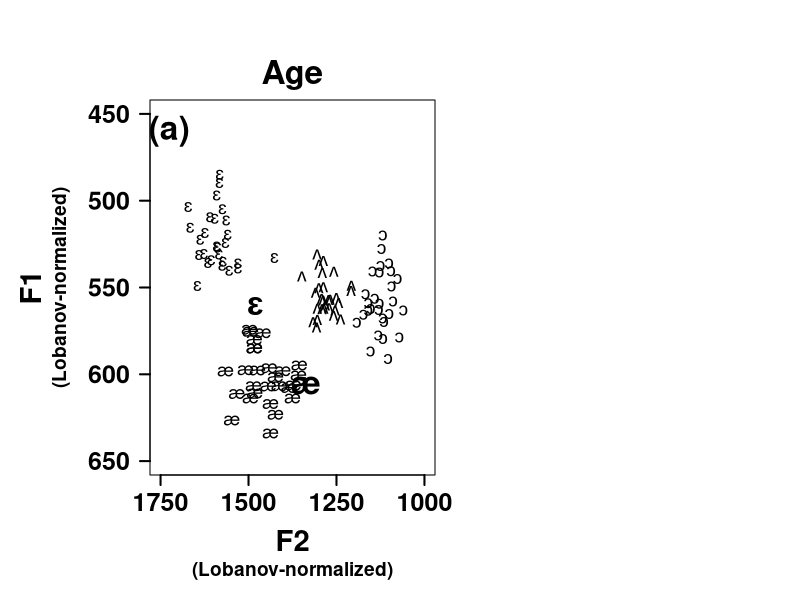

Reproduce this figure in R. (Note: this script raises an error after producing the figure.)
## Bodo Winter
## May 3, 2015; Amended May 15-17, 2015; May 19, 2015
## Adapted new style and cleaned code: Jan 17, 2016
## Some further polishing after review: August 3, 2016
## Canadian Vowel Shift production Data Analysis

## Make sure that stringsAsFactors = T


##------------------------------------------------------------------
## Preliminaries:
##------------------------------------------------------------------

## Set to main analysis directory (everything else is relative to that):

mainDir <- '/Users/teeniematlock/Desktop/research/kettig_canadian_vowel_shift/analysis'

## Set to processed data:

subDir <- 'processed_data'
setwd(file.path(mainDir, subDir))

## Load in data:

vowels <- read.csv('production_processed.csv')

## Packages:

library(car)
library(lme4)
library(dplyr)

## Add IPA symbols to main table:

vowels$VowelIPA <- as.character(vowels$Vowel)
vowels[vowels$Vowel == 'ae',]$VowelIPA <- 'æ'
vowels[vowels$Vowel == 'e',]$VowelIPA <- 'ɛ'
vowels[vowels$Vowel == 'u',]$VowelIPA <- 'ʌ'
vowels[vowels$Vowel == 'o',]$VowelIPA <- 'ɔ'

## Function for Dunn-Sidak correction:

dunnsidak <- function(P,N){1 - ((1 - P) ^ N)}


##------------------------------------------------------------------
## Plot young and old vowel ellipses:
##------------------------------------------------------------------

## Get speaker means:

xagr <- aggregate(F1 ~ Speaker * Age * Vowel, vowels, mean)
xagr$F2 <- aggregate(F2 ~ Speaker * Age * Vowel, vowels, mean)[, 'F2']
xagr$pch <- ifelse(xagr$Age == 'O', 24, 20)			# plotting characters
xagr$Gender <- substr(xagr$Speaker, 1, 1)	# gender info

## Add IPA charachters:

xagr$VowelIPA <- vowels[match(xagr$Vowel, vowels$Vowel), ]$VowelIPA

## Find the rows that are extreme values:

extremes <- which(xagr$Speaker == 'F1988a' & xagr$Vowel == 'e')
extremes <- c(extremes, which(xagr$Speaker == 'M1992a' & xagr$Vowel == 'ae'))

## Set confidence level of ellipsoid:

confidence <- 0.95

## Decide here whether you want double plot or single plot:

single <- F

## Create vowel plot with ellipses for age categories:

if (single) {
	quartz('', 8, 6)
	par(mai = c(1.25, 1.5, 0.5, 0.5))
	} else {
		quartz('', 12, 5.5)
		par(mai = c(1.25, 0.5, 0.35, 0.15),
			omi = c(0, 1, 0.65, 0), mfrow = c(1, 2))
		}
plot(1, 1, type = 'n',
	xlim = c(1750, 1000), ylim = c(650, 450),
	xlab = '', ylab = '', xaxt = 'n', yaxt = 'n')
if (!single) text(1725, 460, labels = '(a)', cex = 2, font = 2)
if (!single) mtext(side = 3, 'Age', cex = 2, font = 2, line = 0.6)
mtext(side = 1, 'F2', line = 3, cex = 1.75, font = 2)
mtext(side = 1, '(Lobanov-normalized)',
	line = 4.25, cex = 1.15, font = 2)
mtext(side = 2, 'F1', line = 5.25, cex = 1.75, font = 2)
mtext(side = 2, '(Lobanov-normalized)',
	line = 4, cex = 1.15, font = 2)
axis(side = 1, seq(1750, 1000, -250),
	lwd.ticks = 2, font = 2, cex.axis = 1.5)
axis(side = 2, seq(650, 450, -50),
	lwd.ticks = 2, font = 2, cex.axis = 1.5, las = 2)
text(xagr[-extremes,]$F2, xagr[-extremes,]$F1,
	labels = xagr[-extremes, ]$VowelIPA, cex = 1.15)
# Plot extreme speakers:
text(xagr[extremes, ]$F2, xagr[extremes, ]$F1, font = 2,
	labels = xagr[extremes, ]$VowelIPA, cex = 2)
## Add ellipses:
for (i in 1:4) {					# plots points
	this_vowel <- levels(xagr$Vowel)[i]
	old <- as.matrix(xagr[xagr$Vowel == this_vowel & xagr$Age == 'O', c('F2', 'F1')])
	young <- as.matrix(xagr[xagr$Vowel == this_vowel & xagr$Age == 'Y', c('F2', 'F1')])
	dataEllipse(old,
		levels = confidence, add = T, plot.points = F,
		center.pch = F, lwd = 2, col = 'black', lty = 2)
	dataEllipse(young,
		levels = confidence, add = T, plot.points = F,
		center.pch = F, lwd = 2, col = 'black')
	}
## Add legend:
legend('topright', lty = c(2, 1), lwd = c(2, 2),
	legend = c('old', 'young'), box.lwd = 2, cex = 1.25)
box(lwd = 2)

## Create vowel plot with ellipses for gender categories:

if (single) {
	quartz('', 8, 6)
	par(mai = c(1.25, 1.5, 0.5, 0.5))
	}
plot(1, 1, type = 'n',
	xlim = c(1750, 1000), ylim = c(650, 450),
	xlab = '', ylab = '', xaxt = 'n', yaxt = 'n')
if (!single) text(1725, 460, labels = '(b)', cex = 2, font = 2)
if (!single) mtext(side = 3, 'Gender', cex = 2, font = 2, line = 0.6)
mtext(side = 1, 'F2', line = 3, cex = 1.75, font = 2)
mtext(side = 1, '(Lobanov-normalized)',
	line = 4.25, cex = 1.15, font = 2)
if (single) mtext(side = 2, 'F1',
	line = 5.25, cex = 1.75, font = 2)
if (single) mtext(side = 2, '(Lobanov-normalized)',
	line = 4, cex = 1.15, font = 2)
axis(side = 1, seq(1750, 1000, -250),
	lwd.ticks = 2, font = 2, cex.axis = 1.5)
if (single) axis(side = 2, seq(650, 450, -50),
	lwd.ticks = 2, font = 2, cex.axis = 1.5, las = 2)
text(xagr[-extremes,]$F2, xagr[-extremes,]$F1,
	labels = xagr[-extremes, ]$VowelIPA, cex = 1.15)
# Plot extreme speakers:
text(xagr[extremes, ]$F2,
	xagr[extremes, ]$F1, font = 2, labels = xagr[extremes, ]$VowelIPA, cex = 2)
## Add ellipses:
for (i in 1:4) {					# plots points
	this_vowel <- levels(xagr$Vowel)[i]
	male <- as.matrix(xagr[xagr$Vowel == this_vowel & xagr$Gender == 'M', c('F2', 'F1')])
	female <- as.matrix(xagr[xagr$Vowel == this_vowel & xagr$Gender == 'F', c('F2', 'F1')])
	dataEllipse(male,
		levels = confidence, add = T, plot.points = F,
		center.pch = F, lwd = 2, col = 'black', lty = 2)
	dataEllipse(female,
		levels = confidence, add = T, plot.points = F,
		center.pch = F, lwd = 2, col = 'black')
	}
## Add legend:
legend('topright', lty = c(2, 1), lwd = c(2, 2),
	legend = c('male', 'female'), box.lwd = 2, cex = 1.25)
box(lwd = 2)




##------------------------------------------------------------------
## Omnibus test of normalized F1/F2:
##------------------------------------------------------------------

## For better convergence, re-code the categorical predictors (deviation coding):

vowels <- mutate(vowels,
	Age01 = as.numeric(Age) - 1.5,
	Gender01 = as.numeric(Gender) - 1.5)

## First, test of the overall hypothesis that not all vowels behave the same with respect to Age:
## The PlaceOfArticulation:Vowel cannot be fitted because not all combinations attested:

xmdl.F1 <- lmer(F1 ~ Age01 + Gender01 + Vowel + Lg10WF_c + 
	Age01:Vowel + Gender01:Vowel + 
	Voicing + Syllables + MannerOfArticulation + PlaceOfArticulation + 
	(1 + Vowel|Speaker) + (1|Context) + (0 + Age01|Context) + (0 + Gender01|Context),
	vowels, REML = F)
xmdl.F2 <- lmer(F2 ~ Age01 + Gender01 + Vowel + Lg10WF_c +
	Age01:Vowel + Gender01:Vowel + 
	Voicing + Syllables + MannerOfArticulation + PlaceOfArticulation + 
	(1+Vowel|Speaker) + (1|Context) + (0+Age01|Context) + (0+Gender01|Context),
	vowels, REML = F)

## Null models without age/vowel interaction:

xmdl.F1.noage <- lmer(F1 ~ Age01 + Gender01 + Vowel + Lg10WF_c + 
	Gender01:Vowel + 
	Voicing + Syllables + MannerOfArticulation + PlaceOfArticulation + 	
	(1+Vowel|Speaker) + (1|Context) + (0+Age01|Context) + (0+Gender01|Context),
	vowels, REML = F)
xmdl.F2.noage <- lmer(F2 ~ Age01 + Gender01 + Vowel + Lg10WF_c + 
	Gender01:Vowel + 
	Voicing + Syllables + MannerOfArticulation + PlaceOfArticulation + 		
	(1+Vowel|Speaker) + (1|Context) + (0+Age01|Context) + (0+Gender01|Context),
	vowels, REML = F)

## Null models without gender/vowel interaction:

xmdl.F1.nogender <- lmer(F1 ~ Age01 + Gender01 + Vowel + Lg10WF_c + 
	Age01:Vowel + 
	Voicing + Syllables + MannerOfArticulation + PlaceOfArticulation + 		
	(1+Vowel|Speaker) + (1|Context) + (0+Age01|Context) + (0+Gender01|Context),
	vowels, REML = F)
xmdl.F2.nogender <- lmer(F2 ~ Age01 + Gender01 + Vowel + Lg10WF_c + 
	Age01:Vowel + 
	Voicing + Syllables + MannerOfArticulation + PlaceOfArticulation + 		
	(1+Vowel|Speaker) + (1|Context) + (0+Age01|Context) + (0+Gender01|Context),
	vowels, REML = F)

## Do the likelihood ratio tests:

anova(xmdl.F1.noage, xmdl.F1, test = 'Chisq')		# p = 0.01
anova(xmdl.F2.noage, xmdl.F2, test = 'Chisq')		# p < 0.0001

anova(xmdl.F1.nogender, xmdl.F1, test = 'Chisq')		# p = 0.045
anova(xmdl.F2.nogender, xmdl.F2, test = 'Chisq')		# p = 0.023

## Checking normality and heteroskedasticity assumption:

quartz('', 11, 6)			# F1
par(mfrow = c(1, 2))	
qqnorm(residuals(xmdl.F1)); qqline(residuals(xmdl.F1)); hist(residuals(xmdl.F1))

quartz('', 11, 6)			# F2
par(mfrow = c(1, 2))
qqnorm(residuals(xmdl.F2)); qqline(residuals(xmdl.F2)); hist(residuals(xmdl.F2))

plot(fitted(xmdl.F1), residuals(xmdl.F1))
plot(fitted(xmdl.F2), residuals(xmdl.F2))

## Looks all pretty good.

## Reviewer 1 requested reporting of age * gender interactions:

xmdl.F1.three <- lmer(F1 ~ Age01 + Gender01 + Vowel + Lg10WF_c + 
	Age01:Vowel + Gender01:Vowel + 
	Age01:Gender01 + Age01:Gender01:Vowel +
	Voicing + Syllables + MannerOfArticulation + PlaceOfArticulation + 
	(1 + Vowel|Speaker) + (1|Context) + (0 + Age01|Context) + (0 + Gender01|Context),
	vowels, REML = F)
xmdl.F2.three <- lmer(F2 ~ Age01 + Gender01 + Vowel + Lg10WF_c +
	Age01:Vowel + Gender01:Vowel + 
	Age01:Gender01 + Age01:Gender01:Vowel +
	Voicing + Syllables + MannerOfArticulation + PlaceOfArticulation + 
	(1+Vowel|Speaker) + (1|Context) + (0+Age01|Context) + (0+Gender01|Context),
	vowels, REML = F)
xmdl.F1.two <- lmer(F1 ~ Age01 + Gender01 + Vowel + Lg10WF_c + 
	Age01:Vowel + Gender01:Vowel + 
	Age01:Gender01 + 
	Voicing + Syllables + MannerOfArticulation + PlaceOfArticulation + 
	(1 + Vowel|Speaker) + (1|Context) + (0 + Age01|Context) + (0 + Gender01|Context),
	vowels, REML = F)
xmdl.F2.two <- lmer(F2 ~ Age01 + Gender01 + Vowel + Lg10WF_c +
	Age01:Vowel + Gender01:Vowel + 
	Age01:Gender01 + 
	Voicing + Syllables + MannerOfArticulation + PlaceOfArticulation + 
	(1+Vowel|Speaker) + (1|Context) + (0+Age01|Context) + (0+Gender01|Context),
	vowels, REML = F)

anova(xmdl.F1, xmdl.F1.two, xmdl.F1.three, test = 'Chisq')
anova(xmdl.F2, xmdl.F2.two, xmdl.F2.three, test = 'Chisq')


##------------------------------------------------------------------
## Vowel-by-vowel analyses:
##------------------------------------------------------------------

## For better convergence, re-code the categorical predictors:

contrasts(vowels$Voicing) <- contr.sum(2) / 2
contrasts(vowels$Syllables) <- contr.sum(2) / 2
contrasts(vowels$MannerOfArticulation) <- contr.sum(4) / 4
contrasts(vowels$PlaceOfArticulation) <- contr.sum(4) / 4

## Full models:

summary(ae.F1 <- lmer(F1 ~ Age01 + Gender01 +
	Voicing + Syllables + MannerOfArticulation + PlaceOfArticulation + 	
	(1|Speaker) + (1|Context) + (0+Age01|Context) + (0+Gender01|Context),
	subset(vowels, Vowel == 'ae'), REML = F))
summary(ae.F2 <- lmer(F2 ~ Age01 + Gender01 +
	Voicing + Syllables + MannerOfArticulation + PlaceOfArticulation + 	
	(1|Speaker) + (1|Context) + (0+Age01|Context) + (0+Gender01|Context),
	subset(vowels, Vowel == 'ae'), REML = F))
summary(e.F1 <- lmer(F1 ~ Age01 + Gender01 +
	Voicing + Syllables + MannerOfArticulation + PlaceOfArticulation + 	
	(1|Speaker) + (1|Context) + (0+Age01|Context) + (0+Gender01|Context),
	subset(vowels, Vowel == 'e'), REML = F))
summary(e.F2 <- lmer(F2 ~ Age01 + Gender01 +
	Voicing + Syllables + MannerOfArticulation + PlaceOfArticulation + 	
	(1|Speaker) + (1|Context) + (0+Age01|Context) + (0+Gender01|Context),
	subset(vowels, Vowel == 'e'), REML = F))
summary(u.F1 <- lmer(F1 ~ Age01 + Gender01 +
	Voicing + Syllables + MannerOfArticulation + PlaceOfArticulation + 	
	(1|Speaker) + (1|Context) + (0+Age01|Context) + (0+Gender01|Context),
	subset(vowels, Vowel == 'u'), REML = F))
summary(u.F2 <- lmer(F2 ~ Age01 + Gender01 +
	Voicing + Syllables + MannerOfArticulation + PlaceOfArticulation + 	
	(1|Speaker) + (1|Context) + (0+Age01|Context) + (0+Gender01|Context),
	subset(vowels, Vowel == 'u'), REML = F))
summary(o.F1 <- lmer(F1 ~ Age01 + Gender01 +
	Voicing + Syllables + MannerOfArticulation + PlaceOfArticulation + 	
	(1|Speaker) + (1|Context) + (0+Age01|Context) + (0+Gender01|Context),
	subset(vowels, Vowel == 'o'), REML = F))
summary(o.F2 <- lmer(F2 ~ Age01 + Gender01 +
	Voicing + Syllables + MannerOfArticulation + PlaceOfArticulation + 	
	(1|Speaker) + (1|Context) + (0+Age01|Context) + (0+Gender01|Context),
	subset(vowels, Vowel == 'o'), REML = F))

## Null models with 'gender' (for testing 'Age' effect):

ae.F1.noage <- lmer(F1 ~ 1 + Gender01 +
	Voicing + Syllables + MannerOfArticulation + PlaceOfArticulation + 	
	(1|Speaker) + (1|Context) + (0+Age01|Context) + (0+Gender01|Context),
	subset(vowels, Vowel == 'ae'), REML = F)
ae.F2.noage <- lmer(F2 ~ 1 + Gender01 +
	Voicing + Syllables + MannerOfArticulation + PlaceOfArticulation + 	
	(1|Speaker) + (1|Context) + (0+Age01|Context) + (0+Gender01|Context),
	subset(vowels, Vowel == 'ae'), REML = F)
e.F1.noage <- lmer(F1 ~ 1 + Gender01 +
	Voicing + Syllables + MannerOfArticulation + PlaceOfArticulation + 	
	(1|Speaker) + (1|Context) + (0+Age01|Context) + (0+Gender01|Context),
	subset(vowels, Vowel == 'e'), REML = F)
e.F2.noage <- lmer(F2 ~ 1 + Gender01 +
	Voicing + Syllables + MannerOfArticulation + PlaceOfArticulation + 	
	(1|Speaker) + (1|Context) + (0+Age01|Context) + (0+Gender01|Context),
	subset(vowels, Vowel == 'e'), REML = F)
u.F1.noage <- lmer(F1 ~ 1 + Gender01 +
	Voicing + Syllables + MannerOfArticulation + PlaceOfArticulation + 	
	(1|Speaker) + (1|Context) + (0+Age01|Context) + (0+Gender01|Context),
	subset(vowels, Vowel == 'u'), REML = F)
u.F2.noage <- lmer(F2 ~ 1 + Gender01 +
	Voicing + Syllables + MannerOfArticulation + PlaceOfArticulation + 	
	(1|Speaker) + (1|Context) + (0+Age01|Context) + (0+Gender01|Context),
	subset(vowels, Vowel == 'u'), REML = F)
o.F1.noage <- lmer(F1 ~ 1 + Gender01 +
	Voicing + Syllables + MannerOfArticulation + PlaceOfArticulation + 	
	(1|Speaker) + (1|Context) + (0+Age01|Context) + (0+Gender01|Context),
	subset(vowels, Vowel == 'o'), REML = F)
o.F2.noage <- lmer(F2 ~ 1 + Gender01 +
	Voicing + Syllables + MannerOfArticulation + PlaceOfArticulation + 	
	(1|Speaker) + (1|Context) + (0+Age01|Context) + (0+Gender01|Context),
	subset(vowels, Vowel == 'o'), REML = F)

## Null models with 'age' (for testing 'Gender' effect):

ae.F1.nogender <- lmer(F1 ~ Age01 + 1 +
	Voicing + Syllables + MannerOfArticulation + PlaceOfArticulation + 	
	(1|Speaker) + (1|Context) + (0+Age01|Context) + (0+Gender01|Context),
	subset(vowels, Vowel == 'ae'), REML = F)
ae.F2.nogender <- lmer(F2 ~ Age01 + 1 +
	Voicing + Syllables + MannerOfArticulation + PlaceOfArticulation + 	
	(1|Speaker) + (1|Context) + (0+Age01|Context) + (0+Gender01|Context),
	subset(vowels, Vowel == 'ae'), REML = F)
e.F1.nogender <- lmer(F1 ~ Age01 + 1 +
	Voicing + Syllables + MannerOfArticulation + PlaceOfArticulation + 	
	(1|Speaker) + (1|Context) + (0+Age01|Context) + (0+Gender01|Context),
	subset(vowels, Vowel == 'e'), REML = F)
e.F2.nogender <- lmer(F2 ~ Age01 + 1 +
	Voicing + Syllables + MannerOfArticulation + PlaceOfArticulation + 	
	(1|Speaker) + (1|Context) + (0+Age01|Context) + (0+Gender01|Context),
	subset(vowels, Vowel == 'e'), REML = F)
u.F1.nogender <- lmer(F1 ~ Age01 + 1 +
	Voicing + Syllables + MannerOfArticulation + PlaceOfArticulation + 	
	(1|Speaker) + (1|Context) + (0+Age01|Context) + (0+Gender01|Context),
	subset(vowels, Vowel == 'u'), REML = F)
u.F2.nogender <- lmer(F2 ~ Age01 + 1 +
	Voicing + Syllables + MannerOfArticulation + PlaceOfArticulation + 	
	(1|Speaker) + (1|Context) + (0+Age01|Context) + (0+Gender01|Context),
	subset(vowels, Vowel == 'u'), REML = F)
o.F1.nogender <- lmer(F1 ~ Age01 + 1 +
	Voicing + Syllables + MannerOfArticulation + PlaceOfArticulation + 	
	(1|Speaker) + (1|Context) + (0+Age01|Context) + (0+Gender01|Context),
	subset(vowels, Vowel == 'o'), REML = F)
o.F2.nogender <- lmer(F2 ~ Age01 + 1 +
	Voicing + Syllables + MannerOfArticulation + PlaceOfArticulation + 	
	(1|Speaker) + (1|Context) + (0+Age01|Context) + (0+Gender01|Context),
	subset(vowels, Vowel == 'o'), REML = F)

## Testing age effect:

anova(ae.F1.noage, ae.F1, test = 'Chisq')
anova(ae.F2.noage, ae.F2, test = 'Chisq')	# p < 0.0001
anova(e.F1.noage, e.F1, test = 'Chisq')		# p = 0.008
anova(e.F2.noage, e.F2, test = 'Chisq')		# p = 0.004
anova(o.F1.noage, o.F1, test = 'Chisq')
anova(o.F2.noage, o.F2, test = 'Chisq')
anova(u.F1.noage, u.F1, test = 'Chisq')		# p = 0.098
anova(u.F2.noage, u.F2, test = 'Chisq')		# p = 0.016
	
## Testing gender effect:

anova(ae.F1.nogender, ae.F1, test = 'Chisq')
anova(ae.F2.nogender, ae.F2, test = 'Chisq')			# p = 0.014
anova(e.F1.nogender, e.F1, test = 'Chisq')			# p = 0.046
anova(e.F2.nogender, e.F2, test = 'Chisq')
anova(o.F1.nogender, o.F1, test = 'Chisq')			# p = 0.064
anova(o.F2.nogender, o.F2, test = 'Chisq')
anova(u.F1.nogender, u.F1, test = 'Chisq')
anova(u.F2.nogender, u.F2, test = 'Chisq')			# p = 0.03

## Reviewer 1 wanted us to look at Age * Gender interactions, so here we go!

## Full models:

summary(ae.F1.int <- lmer(F1 ~ Age01 + Gender01 + Age01:Gender01 +
	Voicing + Syllables + MannerOfArticulation + PlaceOfArticulation + 	
	(1|Speaker) + (1|Context) + (0+Age01|Context) + (0+Gender01|Context),
	subset(vowels, Vowel == 'ae'), REML = F))
summary(ae.F2.int <- lmer(F2 ~ Age01 + Gender01 + Age01:Gender01 +
	Voicing + Syllables + MannerOfArticulation + PlaceOfArticulation + 	
	(1|Speaker) + (1|Context) + (0+Age01|Context) + (0+Gender01|Context),
	subset(vowels, Vowel == 'ae'), REML = F))
summary(e.F1.int <- lmer(F1 ~ Age01 + Gender01 + Age01:Gender01 +
	Voicing + Syllables + MannerOfArticulation + PlaceOfArticulation + 	
	(1|Speaker) + (1|Context) + (0+Age01|Context) + (0+Gender01|Context),
	subset(vowels, Vowel == 'e'), REML = F))
summary(e.F2.int <- lmer(F2 ~ Age01 + Gender01 + Age01:Gender01 +
	Voicing + Syllables + MannerOfArticulation + PlaceOfArticulation + 	
	(1|Speaker) + (1|Context) + (0+Age01|Context) + (0+Gender01|Context),
	subset(vowels, Vowel == 'e'), REML = F))
summary(u.F1.int <- lmer(F1 ~ Age01 + Gender01 + Age01:Gender01 +
	Voicing + Syllables + MannerOfArticulation + PlaceOfArticulation + 	
	(1|Speaker) + (1|Context) + (0+Age01|Context) + (0+Gender01|Context),
	subset(vowels, Vowel == 'u'), REML = F))
summary(u.F2.int <- lmer(F2 ~ Age01 + Gender01 + Age01:Gender01 +
	Voicing + Syllables + MannerOfArticulation + PlaceOfArticulation + 	
	(1|Speaker) + (1|Context) + (0+Age01|Context) + (0+Gender01|Context),
	subset(vowels, Vowel == 'u'), REML = F))
summary(o.F1.int <- lmer(F1 ~ Age01 + Gender01 + Age01:Gender01 +
	Voicing + Syllables + MannerOfArticulation + PlaceOfArticulation + 	
	(1|Speaker) + (1|Context) + (0+Age01|Context) + (0+Gender01|Context),
	subset(vowels, Vowel == 'o'), REML = F))
summary(o.F2.int <- lmer(F2 ~ Age01 + Gender01 + Age01:Gender01 +
	Voicing + Syllables + MannerOfArticulation + PlaceOfArticulation + 	
	(1|Speaker) + (1|Context) + (0+Age01|Context) + (0+Gender01|Context),
	subset(vowels, Vowel == 'o'), REML = F))

## Perform tests of the interactions:

anova(ae.F1.int, ae.F1, test = 'Chisq')
anova(ae.F2.int, ae.F2, test = 'Chisq')
anova(e.F1.int, e.F1, test = 'Chisq')
anova(e.F2.int, e.F2, test = 'Chisq')
anova(o.F1.int, o.F1, test = 'Chisq')	# p = 0.095
anova(o.F2.int, o.F2, test = 'Chisq')
anova(u.F1.int, u.F1, test = 'Chisq')
anova(u.F2.int, u.F2, test = 'Chisq')



##------------------------------------------------------------------
## Influence diagnostics (leave-one-out by subjects):
##------------------------------------------------------------------

## Create speaker list:

speakers <- as.character(unique(vowels$Speaker))

## Create objects to save results:

ae.F1tab <- data.frame(AgeY = numeric(length(speakers)), GenderM = numeric(length(speakers)))
ae.F2tab <- ae.F1tab
e.F1tab <- ae.F1tab
e.F2tab <- ae.F1tab
o.F1tab <- ae.F1tab
o.F2tab <- ae.F1tab
u.F1tab <- ae.F1tab
u.F2tab <- ae.F1tab

## Loop through and exclude one speaker each:

for(i in 1:length(speakers)){
	xtemp <- vowels[vowels != speakers[i],]
	xtemp$Speaker <- factor(xtemp$Speaker)

	ae.F1tab[i,] <- summary(lmer(F1 ~ Age01 + Gender01 +
		Voicing + Syllables + MannerOfArticulation + PlaceOfArticulation + 	
		(1|Speaker) + (1|Context) + (0+Age01|Context) + (0+Gender01|Context),
		subset(xtemp, Vowel == 'ae'), REML = F))$coefficients[c('Age01', 'Gender01'), c('t value')]
	ae.F2tab[i,] <- summary(lmer(F2 ~ Age01 + Gender01 +
		Voicing + Syllables + MannerOfArticulation + PlaceOfArticulation + 	
		(1|Speaker) + (1|Context) + (0+Age01|Context) + (0+Gender01|Context),
		subset(xtemp, Vowel == 'ae'), REML = F))$coefficients[c('Age01', 'Gender01'), c('t value')]
	e.F1tab[i,] <- summary(lmer(F1 ~ Age01 + Gender01 +
		Voicing + Syllables + MannerOfArticulation + PlaceOfArticulation + 	
		(1|Speaker) + (1|Context) + (0+Age01|Context) + (0+Gender01|Context),
		subset(xtemp, Vowel == 'e'), REML = F))$coefficients[c('Age01', 'Gender01'), c('t value')]
	e.F2tab[i,] <- summary(lmer(F2 ~ Age01 + Gender01 +
		Voicing + Syllables + MannerOfArticulation + PlaceOfArticulation + 	
		(1|Speaker) + (1|Context) + (0+Age01|Context) + (0+Gender01|Context),
		subset(xtemp, Vowel == 'e'), REML = F))$coefficients[c('Age01', 'Gender01'), c('t value')]
	u.F1tab[i,] <- summary(lmer(F1 ~ Age01 + Gender01 +
		Voicing + Syllables + MannerOfArticulation + PlaceOfArticulation + 	
		(1|Speaker) + (1|Context) + (0+Age01|Context) + (0+Gender01|Context),
		subset(xtemp, Vowel == 'u'), REML = F))$coefficients[c('Age01', 'Gender01'), c('t value')]
	u.F2tab[i,] <- summary(lmer(F2 ~ Age01 + Gender01 +
		Voicing + Syllables + MannerOfArticulation + PlaceOfArticulation + 	
		(1|Speaker) + (1|Context) + (0+Age01|Context) + (0+Gender01|Context),
		subset(xtemp, Vowel == 'u'), REML = F))$coefficients[c('Age01', 'Gender01'), c('t value')]
	o.F1tab[i,] <- summary(lmer(F1 ~ Age01 + Gender01 +
		Voicing + Syllables + MannerOfArticulation + PlaceOfArticulation + 	
		(1|Speaker) + (1|Context) + (0+Age01|Context) + (0+Gender01|Context),
		subset(xtemp,Vowel == 'o'), REML = F))$coefficients[c('Age01', 'Gender01'), c('t value')]
	o.F2tab[i,] <- summary(lmer(F2 ~ Age01 + Gender01 +
		Voicing + Syllables + MannerOfArticulation + PlaceOfArticulation + 	
		(1|Speaker) + (1|Context) + (0+Age01|Context) + (0+Gender01|Context),
		subset(xtemp, Vowel == 'o'), REML = F))$coefficients[c('Age01', 'Gender01'), c('t value')]
	
	cat(paste(i, '\n'))
	}

## Look at results (it's o.k. here to follow a "|t > 2| is significant" heuristic):

ae.F1tab				# excluding speaker 28 would make Age effect significant
ae.F2tab
e.F1tab				# gender result not robust (hovering around ~2)
e.F2tab
o.F1tab				# gender result not robust (hovering around ~2)
o.F2tab
u.F1tab				# age result not strong, gender result emerges if subject 20 is excluded
u.F2tab				# gender result unduly affected by speaker 23, 24 and 26 (not significant if any of these is excluded)


##------------------------------------------------------------------
## Calculate Euclidian distance from 'F1988' and 'M1992' vowel means:
##------------------------------------------------------------------

## F1 & F2 values of extreme speakers ('F1988a' for 'e' and 'M1992a' for 'ae'):

extreme_vals <- xagr[extremes, c('F1', 'F2')]

## Extract F1/F2 values:

eLEAD <- as.numeric(extreme_vals[1, c('F1', 'F2')])
aeLEAD <- as.numeric(extreme_vals[2, c('F1', 'F2')])

## Euclidian distance of /e/ vowels to eLEAD:

vowels$ED_e <- rep(NA, nrow(vowels))
F1dist <- (vowels[vowels$Vowel == 'e', ]$F1 - eLEAD[1]) ^ 2
F2dist <- (vowels[vowels$Vowel == 'e', ]$F2 - eLEAD[2]) ^ 2
ED_e <- sqrt(F1dist + F2dist)

## Back into the data frame:

vowels[vowels$Vowel == 'e', ]$ED_e <- ED_e

## Euclidian distance of /e/ vowels to eLEAD:

vowels$ED_ae <- rep(NA,nrow(vowels))
F1dist <- (vowels[vowels$Vowel == 'ae', ]$F1 - aeLEAD[1]) ^ 2
F2dist <- (vowels[vowels$Vowel == 'ae', ]$F2 - aeLEAD[2]) ^ 2
ED_ae <- sqrt(F1dist + F2dist)

## Back into the data frame:

vowels[vowels$Vowel == 'ae', ]$ED_ae <- ED_ae

## Create a 'both shift' variable:

vowels$ED_both <- vowels$ED_ae
vowels[vowels$Vowel == 'e', ]$ED_both <- vowels[vowels$Vowel == 'e', ]$ED_e



##------------------------------------------------------------------
## Analyze and plot Labov hierarchy with the new Euclidian distance measure:
##------------------------------------------------------------------

## Make that categorical:
## (It is possible to code this continuously, which preserves the ordinal information;
## the results remain the same)

vowels$LabovHierarchy <- as.factor(vowels$LabovHierarchy)

## Create an LMER of that:

hierarchy.mdlE <- lmer(ED_e ~ LabovHierarchy + 
	(1|Speaker) + (1+LabovHierarchy|Context),
	subset(vowels, Vowel == 'e'), REML = F)
summary(hierarchy.mdlE)
hierarchy.mdlAE <- lmer(ED_ae ~ LabovHierarchy + 
	(1|Speaker) + (1+LabovHierarchy|Context),
	subset(vowels, Vowel == 'ae'), REML = F)
summary(hierarchy.mdlAE)
hierarchy.both <- lmer(ED_both ~ LabovHierarchy + 
	(1|Speaker) + (1+LabovHierarchy|Context),
	subset(vowels, (Vowel == 'ae' | Vowel == 'e')), REML = F)		# convergence issue
summary(hierarchy.both)

## Create null models:

hierarchy.mdlE.null <- lmer(ED_e ~ 1 + 
	(1|Speaker) + (1+LabovHierarchy|Context),
	subset(vowels, Vowel == 'e'), REML = F)
hierarchy.mdlAE.null <- lmer(ED_ae ~ 1 + 
	(1|Speaker) + (1+LabovHierarchy|Context),
	subset(vowels, Vowel == 'ae'), REML = F)			# convergence issue
hierarchy.both.null <- lmer(ED_both ~ 1 + 
	(1|Speaker) + (1+LabovHierarchy|Context),
	subset(vowels, (Vowel == 'ae' | Vowel == 'e')), REML = F)

## Likelihood ratio tests:

anova(hierarchy.mdlE.null, hierarchy.mdlE, test = 'Chisq')		# p = 0.08
anova(hierarchy.mdlAE.null, hierarchy.mdlAE, test = 'Chisq')		# p < 0.0001
anova(hierarchy.both.null, hierarchy.both, test = 'Chisq')		# p = 0.0002

## Function that computes predicted values for LMER model:

predict.lmer <- function(fit, data, pred = 'LabovHierarchy', depvar = 'ED_e') {
	newdata <- data.frame(unique(data[, pred]))
	newdata <- cbind(newdata,numeric(nrow(newdata)))
	names(newdata) <- c('LabovHierarchy', depvar)
	mm <- model.matrix(terms(fit), newdata)
	newdata[, depvar] <- predict(fit, newdata, re.form = NA)
	pvar1 <- diag(mm %*% tcrossprod(vcov(fit), mm))
	newdata$UB <- newdata[, depvar] + 1.96 * sqrt(pvar1)
	newdata$LB <- newdata[, depvar] - 1.96 * sqrt(pvar1)
	return(newdata)
	}

E.pred <- predict.lmer(hierarchy.mdlE, vowels)
AE.pred <- predict.lmer(hierarchy.mdlAE, vowels, depvar = 'ED_ae')
both.pred <- predict.lmer(hierarchy.both, vowels, depvar = 'ED_both')

## Make the plot:

quartz('', 8, 6); par(mai = c(1, 1.5, 1, 0.5))
plot(1, 1, type = 'n', xlim = c(0.5, 4.5), ylim = c(0, 200), xaxt = 'n', yaxt = 'n', xlab = '', ylab = '')
axis(side = 1, at = 1:4, labels = c('Young/\nFemale', 'Young/\nMale', 'Old/\nFemale', 'Old/\nMale'),
	font = 2, cex.axis = 1.35, line = 2, tick = F)
points(as.numeric(both.pred$LabovHierarchy), both.pred$ED_both, pch = 15, cex = 1.5)
arrows(x0 = as.numeric(both.pred$LabovHierarchy), x1 = as.numeric(both.pred$LabovHierarchy),
	y0 = both.pred$LB, y1 = both.pred$UB,
	code = 3, angle = 90, lwd = 2)
axis(side = 2, seq(0, 200, 50), lwd.ticks = 2, font = 2, cex.axis = 1.5, las = 2)
mtext(side = 2, 'Euclidian Distance to Shift Leader', line = 5.25, cex = 1.75, font = 2)
mtext(side = 2, '(averaged over /æ/ and /ɛ/)', line = 3.8, cex = 1.35, font = 2)
box(lwd = 2)



##------------------------------------------------------------------
## Add speaker production means and 'shift-leadingness' to perception data:
##------------------------------------------------------------------

## Get speaker averages:

library(plyr)
EDs <- ddply(vowels[, c('Speaker', 'ED_e', 'ED_ae', 'ED_both')], .(Speaker), numcolwise(mean), na.rm = T)
formants <- ddply(vowels[, c('Speaker', 'Vowel', 'F1', 'F2')], .(Speaker, Vowel), numcolwise(mean))

## Reformat 'formants' table:

formants_new <- data.frame(Speaker=formants[formants$Vowel == 'ae', ]$Speaker)
formants_new$F1_ae <- formants[formants$Vowel == 'ae', ]$F1
formants_new$F2_ae <- formants[formants$Vowel == 'ae', ]$F2
formants_new$F1_e <- formants[formants$Vowel == 'e', ]$F1
formants_new$F2_e <- formants[formants$Vowel == 'e', ]$F2
formants_new$F1_o <- formants[formants$Vowel == 'o', ]$F1
formants_new$F2_o <- formants[formants$Vowel == 'o', ]$F2
formants_new$F1_u <- formants[formants$Vowel == 'u', ]$F1
formants_new$F2_u <- formants[formants$Vowel == 'u', ]$F2

## Combine into a speaker mean table:

speakers <- cbind(formants_new, EDs[, c('ED_e', 'ED_ae', 'ED_both')])

## Load in perception data:

xdata <- read.csv('perception_processed.csv')

## Add to perception data:

xdata <- cbind(xdata, speakers[match(xdata$Subject, speakers$Speaker), -1])

## Write to a new table:

write.table(xdata, 'perception_processed_with_production.csv',
	sep = ',', row.names = F)



##------------------------------------------------------------------
## Analyze AE vs. E shift correlation:
##------------------------------------------------------------------

## AE vs. E shift correlation:

cor.test(speakers$ED_e, speakers$ED_ae)			# sig. t(26) = 4.31, p<0.0001

## Add gender and age information to mean table:

speakers$Age <- vowels[match(speakers$Speaker,vowels$Speaker), ]$Age
speakers$Gender <- vowels[match(speakers$Speaker,vowels$Speaker), ]$Gender

## Combine age and gender info to form groups:

speakers$Group <- paste(speakers$Gender, speakers$Age, sep = ':')

## Test whether there is an interaction for the correlation with group (hopefully not):

anova(lm(ED_e ~ ED_ae * Group, speakers))

## Show separate correlation analyses:

olds <- speakers[speakers$Group %in% c('F:O', 'M:O'), ]
youngs <- speakers[speakers$Group %in% c('F:Y', 'M:Y'), ]
cor.test(olds$ED_e, olds$ED_ae)
cor.test(youngs$ED_e, youngs$ED_ae)

## Regression model for plotting the line and CI:

xmdl <- lm(ED_e ~ ED_ae, speakers)

## Predictions for CIs:

xvals <- seq(0, 250, 0.01)
newdata <- data.frame(ED_ae = xvals)
newdata$UB <- predict(xmdl, newdata = newdata, se.fit = T)$fit + 1.96 * predict(xmdl, newdata = newdata, se.fit = T)$se.fit
newdata$LB <- predict(xmdl, newdata = newdata, se.fit = T)$fit - 1.96 * predict(xmdl, newdata = newdata, se.fit = T)$se.fit

## Make a plot of this:

quartz('', 8, 6);par(mai = c(1.25, 1.75, 0.75, 0.5))
plot(speakers$ED_ae, speakers$ED_e, xlim = c(0, 250), ylim = c(0, 250), type = 'n', xlab = '', ylab = '', xaxt = 'n', yaxt = 'n')
mtext(side = 1, 'Euclidian distance to /æ/ shift leader', line = 3.25, cex = 1.75, font = 2)
mtext(side = 2, 'Euclidian distance\nto /ɛ/ shift leader', line = 4, cex = 1.75, font = 2)
axis(side = 1, seq(0, 250, 50), lwd.ticks = 2, font = 2, cex.axis = 1.5)
axis(side = 2, seq(0, 250, 50), lwd.ticks = 2, font = 2, cex.axis = 1.5, las = 2)
polygon(x = c(xvals, rev(xvals)), y = c(newdata$UB, rev(newdata$LB)), col = rgb(0, 0, 0, 0.25), border = NA)
abline(xmdl, lwd = 4)
points(speakers[speakers$Age == 'Y', ]$ED_ae, speakers[speakers$Age == 'Y', ]$ED_e, cex = 1.5, pch = 19, lwd = 1.25)
points(speakers[speakers$Age == 'O', ]$ED_ae, speakers[speakers$Age == 'O', ]$ED_e, cex = 1.5, pch = 17, lwd = 1.25)
legend('bottomright', legend = c('old', 'young'), box.lwd = 2,cex = 1.25, pch = c(17, 19))
box(lwd = 2)

## Reviewer 1 suggests that the distances between /ae/ and /e/ might be different for young and old groups, let's test this:

F1_AE_to_E <- (speakers$F1_ae - speakers$F1_e) ^ 2
F2_AE_to_E <- (speakers$F2_ae - speakers$F2_e) ^ 2
speakers$CatDist <- sqrt(F1_AE_to_E + F2_AE_to_E)
F1dist <- (vowels[vowels$Vowel == 'e', ]$F1 - eLEAD[1]) ^ 2
F2dist <- (vowels[vowels$Vowel == 'e', ]$F2 - eLEAD[2]) ^ 2
ED_e <- sqrt(F1dist + F2dist)

## Make a formal test of this:

xmdl <- lm(CatDist ~ Age * Gender, speakers)
anova(xmdl)

## For interpretable coefficients in the presence of interactions we need to sum or deviation code
## predictors:

speakers$Age01 <- as.numeric(speakers$Age) - 1.5
speakers$Gender01 <- as.numeric(speakers$Gender) - 1.5
summary(lm(CatDist ~ Age01 * Gender01, speakers))
aggregate(CatDist ~ Age, speakers, mean)
aggregate(CatDist ~ Gender, speakers, mean)





##------------------------------------------------------------------
## Analyze shift / age correlation:
##------------------------------------------------------------------

## In analogy to Boberg (2005: 137) [see paper]

## Get age info from main table:

speakers$BirthYear <- vowels[match(speakers$Speaker,vowels$Speaker),]$BirthYear

## Correlation table for ED:

cor(speakers[, c(grep('ED', colnames(speakers)), ncol(speakers))])

## Tests:

cor.test(speakers$BirthYear, speakers$ED_ae)
cor.test(speakers$BirthYear, speakers$ED_e)
cor.test(speakers$BirthYear, speakers$ED_both)

## Construct table for formal test of the idea that /ae/ is more strongly correlated with age than /e/:

age_cor <- data.frame(BirthYear = rep(speakers$BirthYear, 2))
age_cor$Vowel <- c(rep('ae', nrow(speakers)), rep('e', nrow(speakers)))
age_cor$ED <- c(speakers$ED_ae, speakers$ED_e)

## Regression for formal test of the idea that /ae/ is more strongly correlated with age than /e/:

summary(lm(ED ~ BirthYear * Vowel,age_cor))

## For individual formants and vowels:

cor.test(speakers$BirthYear, speakers$F1_ae)
cor.test(speakers$BirthYear, speakers$F2_ae)			# sig.
cor.test(speakers$BirthYear, speakers$F1_e)			# sig.
cor.test(speakers$BirthYear, speakers$F2_e)			# sig.
cor.test(speakers$BirthYear, speakers$F1_o)
cor.test(speakers$BirthYear, speakers$F2_o)
cor.test(speakers$BirthYear, speakers$F1_u)
cor.test(speakers$BirthYear, speakers$F2_u)			# sig., but not after correction



##------------------------------------------------------------------
## Continuous age and shift leadingness analysis:
##------------------------------------------------------------------

## Add age information:

speakers$Age <- vowels[match(speakers$Speaker, vowels$Speaker),]$Age

## Regression model for old group:

xvals <- seq(1920, 2000, 0.1)
newdata <- data.frame(BirthYear = xvals)

summary(xmdl.old <- lm(ED_both ~ BirthYear, subset(speakers, Age == 'O')))
newdata$old_UB <- predict(xmdl.old, newdata = newdata,se.fit = T)$fit +
	 1.96 * predict(xmdl.old, newdata = newdata, se.fit = T)$se.fit
newdata$old_LB <- predict(xmdl.old, newdata = newdata, se.fit = T)$fit -
	 1.96 * predict(xmdl.old, newdata = newdata, se.fit = T)$se.fit

## Regression model for young group:

summary(xmdl.young <- lm(ED_both ~ BirthYear, subset(speakers, Age == 'Y')))
newdata$young_UB <- predict(xmdl.young,
	newdata=newdata, se.fit = T)$fit + 1.96 * predict(xmdl.young, newdata = newdata, se.fit = T)$se.fit
newdata$young_LB <- predict(xmdl.young,
	newdata=newdata, se.fit = T)$fit - 1.96 * predict(xmdl.young, newdata = newdata, se.fit = T)$se.fit

## Make a double plot of this:

quartz('', 11, 5); par(mai  =c(1.5, 0.25, 0.25, 0.25), mfrow = c(1, 2), omi = c(0, 1.25, 0, 0.25))
plot(speakers$BirthYear, speakers$ED_both, xlim = c(1935, 1965), ylim = c(75, 225),
	type = 'n', xlab = '', ylab = '', xaxt = 'n', yaxt = 'n')
mtext(side = 1,  'Birth Year\n(old speakers)',line = 4.75,cex = 1.75, font = 2)
mtext(side = 2,'Euclidian distance\nto shift leader (/æ/ and /ɛ/)',line=3.8,cex = 1.75, font = 2)
axis(side = 1, seq(1935, 1965, 10), lwd.ticks = 2, font = 2, cex.axis = 1.5)
axis(side = 2, seq(75, 225, 50), lwd.ticks = 2, font = 2, cex.axis = 1.5)
polygon(x = c(xvals, rev(xvals)), y = c(newdata$old_UB, rev(newdata$old_LB)), col =rgb(0, 0, 0, 0.25), border = NA)
abline(xmdl.old, lwd = 4)
points(speakers[speakers$Age == 'O', ]$BirthYear, speakers[speakers$Age == 'O', ]$ED_both, cex = 1.5, pch = 19, lwd = 1.25)
box(lwd = 2)

plot(speakers$BirthYear, speakers$ED_both, xlim = c(1980, 2000), ylim = c(0, 250),
	type = 'n', xlab = '', ylab = '', xaxt = 'n', yaxt = 'n')
mtext(side = 1, 'Birth Year\n(young speakers)', line = 4.75, cex = 1.75, font = 2)
polygon(x = c(xvals, rev(xvals)), y = c(newdata$old_UB, rev(newdata$old_LB)),
	col = rgb(0, 0, 0, 0.25), border = NA)
abline(xmdl.old, lwd = 4)
points(speakers[speakers$Age == 'Y',]$BirthYear, speakers[speakers$Age == 'Y',]$ED_both,
	cex = 1.5, pch = 19, lwd = 1.25)
axis(side = 1, seq(1980, 2000, 5), lwd.ticks = 2, font = 2, cex.axis = 1.5)
box(lwd = 2)



##------------------------------------------------------------------
## Does /ae/ correlate with neighboring "u" (BUT)?
##------------------------------------------------------------------

## Models:

summary(lm(ED_ae ~ F2_u, speakers))		# p = 0.0002
summary(lm(ED_ae ~ F1_u, speakers))		# not F1 (makes senses)

summary(lm(ED_ae ~ F2_o, speakers))
summary(lm(ED_ae ~ F1_o, speakers))



##------------------------------------------------------------------
## Distance between /e/ and /ae/ - is it constant across speakers?
##------------------------------------------------------------------

## Calculate /ae/ to /e/ distance:

F1dist <- (speakers$F1_ae - speakers$F1_e) ^ 2
F2dist <- (speakers$F2_ae - speakers$F2_e) ^ 2
speakers$AE_E_dist <- sqrt(F1dist + F2dist)

## See whether this is affect by age and gender:

anova(lm(AE_E_dist ~ Age * Gender, speakers))	# no effects; distance constant!



